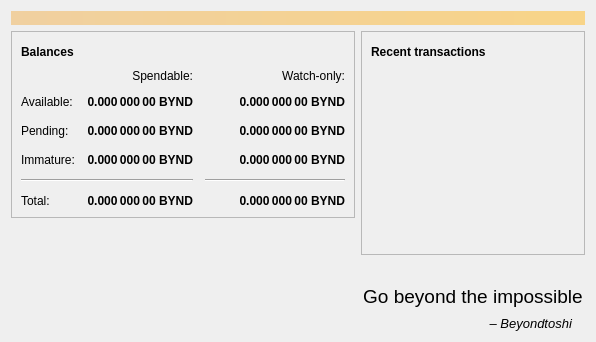
<?xml version="1.0" encoding="UTF-8"?>
<ui version="4.0">
 <class>OverviewPage</class>
 <widget class="QWidget" name="OverviewPage">
  <property name="geometry">
   <rect>
    <x>0</x>
    <y>0</y>
    <width>596</width>
    <height>342</height>
   </rect>
  </property>
  <property name="windowTitle">
   <string>Form</string>
  </property>
  <layout class="QVBoxLayout" name="topLayout">
   <item>
    <widget class="QLabel" name="labelAlerts">
     <property name="visible">
      <bool>false</bool>
     </property>
     <property name="styleSheet">
      <string notr="true">QLabel { background-color: qlineargradient(x1: 0, y1: 0, x2: 1, y2: 0, stop:0 #F0D0A0, stop:1 #F8D488); color:#000000; }</string>
     </property>
     <property name="wordWrap">
      <bool>true</bool>
     </property>
     <property name="margin">
      <number>3</number>
     </property>
     <property name="textInteractionFlags">
      <set>Qt::TextSelectableByMouse</set>
     </property>
    </widget>
   </item>
   <item>
    <layout class="QHBoxLayout" name="horizontalLayout" stretch="1,1">
     <item>
      <layout class="QVBoxLayout" name="verticalLayout_2">
       <item>
        <widget class="QFrame" name="frame">
         <property name="frameShape">
          <enum>QFrame::StyledPanel</enum>
         </property>
         <property name="frameShadow">
          <enum>QFrame::Raised</enum>
         </property>
         <layout class="QVBoxLayout" name="verticalLayout_4">
          <item>
           <layout class="QHBoxLayout" name="horizontalLayout_4">
            <item>
             <widget class="QLabel" name="label_5">
              <property name="font">
               <font>
                <weight>75</weight>
                <bold>true</bold>
               </font>
              </property>
              <property name="text">
               <string>Balances</string>
              </property>
             </widget>
            </item>
            <item>
             <widget class="QPushButton" name="labelWalletStatus">
              <property name="enabled">
               <bool>true</bool>
              </property>
              <property name="maximumSize">
               <size>
                <width>30</width>
                <height>16777215</height>
               </size>
              </property>
              <property name="toolTip">
               <string>The displayed information may be out of date. Your wallet automatically synchronizes with the Beyondcoin network after a connection is established, but this process has not completed yet.</string>
              </property>
              <property name="text">
               <string/>
              </property>
              <property name="icon">
               <iconset resource="../bitcoin.qrc">
                <normaloff>:/icons/warning</normaloff>
                <disabledoff>:/icons/warning</disabledoff>:/icons/warning</iconset>
              </property>
              <property name="iconSize">
               <size>
                <width>24</width>
                <height>24</height>
               </size>
              </property>
              <property name="flat">
               <bool>true</bool>
              </property>
             </widget>
            </item>
            <item>
             <spacer name="horizontalSpacer_3">
              <property name="orientation">
               <enum>Qt::Horizontal</enum>
              </property>
              <property name="sizeHint" stdset="0">
               <size>
                <width>40</width>
                <height>20</height>
               </size>
              </property>
             </spacer>
            </item>
           </layout>
          </item>
          <item>
           <layout class="QGridLayout" name="gridLayout">
            <property name="spacing">
             <number>12</number>
            </property>
            <item row="2" column="2">
             <widget class="QLabel" name="labelWatchPending">
              <property name="font">
               <font>
                <weight>75</weight>
                <bold>true</bold>
               </font>
              </property>
              <property name="cursor">
               <cursorShape>IBeamCursor</cursorShape>
              </property>
              <property name="toolTip">
               <string>Unconfirmed transactions to watch-only addresses</string>
              </property>
              <property name="text">
               <string notr="true">0.000 000 00 BYND</string>
              </property>
              <property name="alignment">
               <set>Qt::AlignRight|Qt::AlignTrailing|Qt::AlignVCenter</set>
              </property>
              <property name="textInteractionFlags">
               <set>Qt::LinksAccessibleByMouse|Qt::TextSelectableByKeyboard|Qt::TextSelectableByMouse</set>
              </property>
             </widget>
            </item>
            <item row="2" column="1">
             <widget class="QLabel" name="labelUnconfirmed">
              <property name="font">
               <font>
                <weight>75</weight>
                <bold>true</bold>
               </font>
              </property>
              <property name="cursor">
               <cursorShape>IBeamCursor</cursorShape>
              </property>
              <property name="toolTip">
               <string>Total of transactions that have yet to be confirmed, and do not yet count toward the spendable balance</string>
              </property>
              <property name="text">
               <string notr="true">0.000 000 00 BYND</string>
              </property>
              <property name="alignment">
               <set>Qt::AlignRight|Qt::AlignTrailing|Qt::AlignVCenter</set>
              </property>
              <property name="textInteractionFlags">
               <set>Qt::LinksAccessibleByMouse|Qt::TextSelectableByKeyboard|Qt::TextSelectableByMouse</set>
              </property>
             </widget>
            </item>
            <item row="3" column="2">
             <widget class="QLabel" name="labelWatchImmature">
              <property name="font">
               <font>
                <weight>75</weight>
                <bold>true</bold>
               </font>
              </property>
              <property name="cursor">
               <cursorShape>IBeamCursor</cursorShape>
              </property>
              <property name="toolTip">
               <string>Mined balance in watch-only addresses that has not yet matured</string>
              </property>
              <property name="text">
               <string notr="true">0.000 000 00 BYND</string>
              </property>
              <property name="alignment">
               <set>Qt::AlignRight|Qt::AlignTrailing|Qt::AlignVCenter</set>
              </property>
              <property name="textInteractionFlags">
               <set>Qt::LinksAccessibleByMouse|Qt::TextSelectableByKeyboard|Qt::TextSelectableByMouse</set>
              </property>
             </widget>
            </item>
            <item row="4" column="0" colspan="2">
             <widget class="Line" name="line">
              <property name="orientation">
               <enum>Qt::Horizontal</enum>
              </property>
             </widget>
            </item>
            <item row="4" column="2">
             <widget class="Line" name="lineWatchBalance">
              <property name="sizePolicy">
               <sizepolicy hsizetype="Preferred" vsizetype="Fixed">
                <horstretch>0</horstretch>
                <verstretch>0</verstretch>
               </sizepolicy>
              </property>
              <property name="minimumSize">
               <size>
                <width>140</width>
                <height>0</height>
               </size>
              </property>
              <property name="orientation">
               <enum>Qt::Horizontal</enum>
              </property>
             </widget>
            </item>
            <item row="5" column="0">
             <widget class="QLabel" name="labelTotalText">
              <property name="text">
               <string>Total:</string>
              </property>
             </widget>
            </item>
            <item row="3" column="1">
             <widget class="QLabel" name="labelImmature">
              <property name="font">
               <font>
                <weight>75</weight>
                <bold>true</bold>
               </font>
              </property>
              <property name="cursor">
               <cursorShape>IBeamCursor</cursorShape>
              </property>
              <property name="toolTip">
               <string>Mined balance that has not yet matured</string>
              </property>
              <property name="text">
               <string notr="true">0.000 000 00 BYND</string>
              </property>
              <property name="alignment">
               <set>Qt::AlignRight|Qt::AlignTrailing|Qt::AlignVCenter</set>
              </property>
              <property name="textInteractionFlags">
               <set>Qt::LinksAccessibleByMouse|Qt::TextSelectableByKeyboard|Qt::TextSelectableByMouse</set>
              </property>
             </widget>
            </item>
            <item row="2" column="3">
             <spacer name="horizontalSpacer_2">
              <property name="orientation">
               <enum>Qt::Horizontal</enum>
              </property>
              <property name="sizeHint" stdset="0">
               <size>
                <width>40</width>
                <height>20</height>
               </size>
              </property>
             </spacer>
            </item>
            <item row="3" column="0">
             <widget class="QLabel" name="labelImmatureText">
              <property name="text">
               <string>Immature:</string>
              </property>
             </widget>
            </item>
            <item row="5" column="1">
             <widget class="QLabel" name="labelTotal">
              <property name="font">
               <font>
                <weight>75</weight>
                <bold>true</bold>
               </font>
              </property>
              <property name="cursor">
               <cursorShape>IBeamCursor</cursorShape>
              </property>
              <property name="toolTip">
               <string>Your current total balance</string>
              </property>
              <property name="text">
               <string notr="true">0.000 000 00 BYND</string>
              </property>
              <property name="alignment">
               <set>Qt::AlignRight|Qt::AlignTrailing|Qt::AlignVCenter</set>
              </property>
              <property name="textInteractionFlags">
               <set>Qt::LinksAccessibleByMouse|Qt::TextSelectableByKeyboard|Qt::TextSelectableByMouse</set>
              </property>
             </widget>
            </item>
            <item row="5" column="2">
             <widget class="QLabel" name="labelWatchTotal">
              <property name="font">
               <font>
                <weight>75</weight>
                <bold>true</bold>
               </font>
              </property>
              <property name="cursor">
               <cursorShape>IBeamCursor</cursorShape>
              </property>
              <property name="toolTip">
               <string>Current total balance in watch-only addresses</string>
              </property>
              <property name="text">
               <string notr="true">0.000 000 00 BYND</string>
              </property>
              <property name="alignment">
               <set>Qt::AlignRight|Qt::AlignTrailing|Qt::AlignVCenter</set>
              </property>
              <property name="textInteractionFlags">
               <set>Qt::LinksAccessibleByMouse|Qt::TextSelectableByKeyboard|Qt::TextSelectableByMouse</set>
              </property>
             </widget>
            </item>
            <item row="0" column="2">
             <widget class="QLabel" name="labelWatchonly">
              <property name="text">
               <string>Watch-only:</string>
              </property>
              <property name="alignment">
               <set>Qt::AlignRight|Qt::AlignTrailing|Qt::AlignVCenter</set>
              </property>
             </widget>
            </item>
            <item row="1" column="0">
             <widget class="QLabel" name="labelBalanceText">
              <property name="text">
               <string>Available:</string>
              </property>
             </widget>
            </item>
            <item row="1" column="1">
             <widget class="QLabel" name="labelBalance">
              <property name="font">
               <font>
                <weight>75</weight>
                <bold>true</bold>
               </font>
              </property>
              <property name="cursor">
               <cursorShape>IBeamCursor</cursorShape>
              </property>
              <property name="toolTip">
               <string>Your current spendable balance</string>
              </property>
              <property name="text">
               <string notr="true">0.000 000 00 BYND</string>
              </property>
              <property name="alignment">
               <set>Qt::AlignRight|Qt::AlignTrailing|Qt::AlignVCenter</set>
              </property>
              <property name="textInteractionFlags">
               <set>Qt::LinksAccessibleByMouse|Qt::TextSelectableByKeyboard|Qt::TextSelectableByMouse</set>
              </property>
             </widget>
            </item>
            <item row="1" column="2">
             <widget class="QLabel" name="labelWatchAvailable">
              <property name="font">
               <font>
                <weight>75</weight>
                <bold>true</bold>
               </font>
              </property>
              <property name="cursor">
               <cursorShape>IBeamCursor</cursorShape>
              </property>
              <property name="toolTip">
               <string>Your current balance in watch-only addresses</string>
              </property>
              <property name="text">
               <string notr="true">0.000 000 00 BYND</string>
              </property>
              <property name="alignment">
               <set>Qt::AlignRight|Qt::AlignTrailing|Qt::AlignVCenter</set>
              </property>
              <property name="textInteractionFlags">
               <set>Qt::LinksAccessibleByMouse|Qt::TextSelectableByKeyboard|Qt::TextSelectableByMouse</set>
              </property>
             </widget>
            </item>
            <item row="2" column="0">
             <widget class="QLabel" name="labelPendingText">
              <property name="text">
               <string>Pending:</string>
              </property>
             </widget>
            </item>
            <item row="0" column="1">
             <widget class="QLabel" name="labelSpendable">
              <property name="text">
               <string>Spendable:</string>
              </property>
              <property name="alignment">
               <set>Qt::AlignRight|Qt::AlignTrailing|Qt::AlignVCenter</set>
              </property>
             </widget>
            </item>
           </layout>
          </item>
         </layout>
        </widget>
       </item>
       <item>
        <spacer name="verticalSpacer">
         <property name="orientation">
          <enum>Qt::Vertical</enum>
         </property>
         <property name="sizeHint" stdset="0">
          <size>
           <width>20</width>
           <height>40</height>
          </size>
         </property>
        </spacer>
       </item>
       <item>
        <widget class="QLabel" name="label_6">
         <property name="text">
          <string/>
         </property>
         <property name="pixmap">
          <pixmap>:/icons/backg</pixmap>
         </property>
         <property name="scaledContents">
          <bool>false</bool>
         </property>
         <property name="alignment">
          <set>Qt::AlignCenter</set>
         </property>
         <property name="margin">
          <number>-2</number>
         </property>
        </widget>
       </item>
      </layout>
     </item>
     <item>
      <layout class="QVBoxLayout" name="verticalLayout_3">
       <item>
        <widget class="QFrame" name="frame_2">
         <property name="frameShape">
          <enum>QFrame::StyledPanel</enum>
         </property>
         <property name="frameShadow">
          <enum>QFrame::Raised</enum>
         </property>
         <layout class="QVBoxLayout" name="verticalLayout">
          <item>
           <layout class="QHBoxLayout" name="horizontalLayout_2">
            <item>
             <widget class="QLabel" name="label_4">
              <property name="font">
               <font>
                <weight>75</weight>
                <bold>true</bold>
               </font>
              </property>
              <property name="text">
               <string>Recent transactions</string>
              </property>
             </widget>
            </item>
            <item>
             <widget class="QPushButton" name="labelTransactionsStatus">
              <property name="enabled">
               <bool>true</bool>
              </property>
              <property name="maximumSize">
               <size>
                <width>30</width>
                <height>16777215</height>
               </size>
              </property>
              <property name="toolTip">
               <string>The displayed information may be out of date. Your wallet automatically synchronizes with the Beyondcoin network after a connection is established, but this process has not completed yet.</string>
              </property>
              <property name="text">
               <string/>
              </property>
              <property name="icon">
               <iconset resource="../bitcoin.qrc">
                <normaloff>:/icons/warning</normaloff>
                <disabledoff>:/icons/warning</disabledoff>:/icons/warning</iconset>
              </property>
              <property name="iconSize">
               <size>
                <width>24</width>
                <height>24</height>
               </size>
              </property>
              <property name="flat">
               <bool>true</bool>
              </property>
             </widget>
            </item>
            <item>
             <spacer name="horizontalSpacer">
              <property name="orientation">
               <enum>Qt::Horizontal</enum>
              </property>
              <property name="sizeHint" stdset="0">
               <size>
                <width>40</width>
                <height>20</height>
               </size>
              </property>
             </spacer>
            </item>
           </layout>
          </item>
          <item>
           <widget class="QListView" name="listTransactions">
            <property name="styleSheet">
             <string notr="true">QListView { background: transparent; }</string>
            </property>
            <property name="frameShape">
             <enum>QFrame::NoFrame</enum>
            </property>
            <property name="verticalScrollBarPolicy">
             <enum>Qt::ScrollBarAlwaysOff</enum>
            </property>
            <property name="horizontalScrollBarPolicy">
             <enum>Qt::ScrollBarAlwaysOff</enum>
            </property>
            <property name="selectionMode">
             <enum>QAbstractItemView::NoSelection</enum>
            </property>
           </widget>
          </item>
         </layout>
        </widget>
       </item>
       <item>
        <spacer name="verticalSpacer_2">
         <property name="orientation">
          <enum>Qt::Vertical</enum>
         </property>
         <property name="sizeHint" stdset="0">
          <size>
           <width>20</width>
           <height>40</height>
          </size>
         </property>
        </spacer>
       </item>
       <item>
        <widget class="QLabel" name="label">
         <property name="font">
          <font>
           <pointsize>14</pointsize>
          </font>
         </property>
         <property name="layoutDirection">
          <enum>Qt::LeftToRight</enum>
         </property>
         <property name="autoFillBackground">
          <bool>false</bool>
         </property>
         <property name="styleSheet">
          <string notr="true"/>
         </property>
         <property name="text">
          <string>Go beyond the impossible</string>
         </property>
         <property name="scaledContents">
          <bool>false</bool>
         </property>
         <property name="alignment">
          <set>Qt::AlignCenter</set>
         </property>
        </widget>
       </item>
       <item>
        <widget class="QLabel" name="label_2">
         <property name="minimumSize">
          <size>
           <width>0</width>
           <height>17</height>
          </size>
         </property>
         <property name="font">
          <font>
           <pointsize>10</pointsize>
           <italic>true</italic>
          </font>
         </property>
         <property name="styleSheet">
          <string notr="true"/>
         </property>
         <property name="text">
          <string>                                – Beyondtoshi</string>
         </property>
         <property name="alignment">
          <set>Qt::AlignBottom|Qt::AlignHCenter</set>
         </property>
         <property name="margin">
          <number>2</number>
         </property>
        </widget>
       </item>
      </layout>
     </item>
    </layout>
   </item>
  </layout>
 </widget>
 <resources/>
 <connections/>
</ui>
